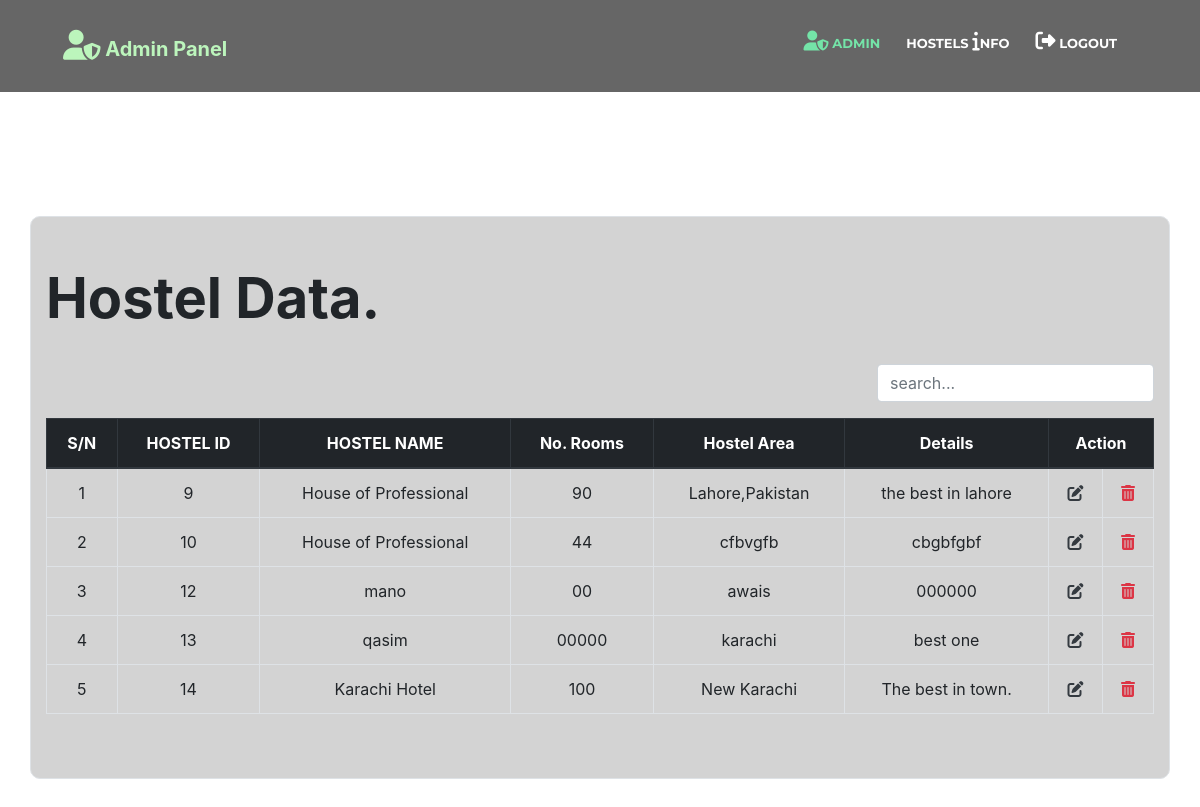
/searchinfo.php, run on the app's committed database.
### tables this page shows
CREATE TABLE `addinfo` (
  `id` int(11) NOT NULL,
  `hostel_name` varchar(50) NOT NULL,
  `no_rooms` varchar(100) NOT NULL,
  `hostel_area` varchar(100) NOT NULL,
  `details` varchar(255) NOT NULL,
  `hostel_id` int(50) NOT NULL
);

### searchinfo.php (the view, shortened to what this page needs)
<?php
include('connection.php');
$q="SELECT * FROM addinfo ";
$result=mysqli_query($conn, $q);
?>
<!DOCTYPE html>
<html lang="en" xmlns="http://www.w3.org/1999/xhtml">
<head>
    <link href="lib/bootstrap/css/bootstrap.min.css" rel="stylesheet">
    <link href="lib/font-awesome/css/font-awesome.min.css" rel="stylesheet">
    <link href="lib/animate/animate.min.css" rel="stylesheet">
    <link href="lib/ionicons/css/ionicons.min.css" rel="stylesheet">
    <link href="lib/owlcarousel/assets/owl.carousel.min.css" rel="stylesheet">
    <link href="lib/lightbox/css/lightbox.min.css" rel="stylesheet">
    <link href="css/style.css" rel="stylesheet">
    <link href="//maxcdn.bootstrapcdn.com/bootstrap/4.0.0/css/bootstrap.min.css" rel="stylesheet" id="bootstrap-css">
</head>
<body>
    <header id="header">
        <div class="container-fluid">
            <div class="float-left ml-5"><h6><i class="fas fa-user-shield" style="font-size:30px;"></i> Admin Panel</h6></div>
            <nav id="nav-menu-container">
                <ul class="nav-menu">
                    <li class="menu-active"><a href="admin.php"><i class="fas fa-user-shield" style="font-size:20px;"></i> Admin</a></li>
                    <li class="nav-item drop-link">
                        <a class="drop-link" href="">Hostels <i class="fas fa-info" style="font-size:20px;"></i>nfo</a>
                    </li>
                    <li><a href=""><i class="fas fa-sign-out-alt" style="font-size:20px;"></i> LogOut</a></li>
                </ul>
            </nav>
        </div>
    </header><br><br><br>
    <br><br><br><br>
    <section class="testimonial py-5" id="testimonial">
        <div class="container">
            <div class="row ">
                <div class="col-md-12 py-5 border dataside">
                                        <h4 class="pb-4 display-4" style="font-weight:bold;">Hostel Data.</h4>
                                        <div class="input-group mb-3 w-25 ml-auto">
                                                <input type="text" placeholder="search..." class="form-control" id="myInput" onkeyup="myFunction()">
                                        </div>
                                        <table id="myTable" class="table table-hover text-center table-bordered p-5">
        		                                    <thead class="thead-dark">
                                                        <tr>
                                                            <th>S/N</th>
        			                                        <th>HOSTEL ID</th>
        			                                        <th>HOSTEL NAME</th>
        			                                        <th>No. Rooms</th>
        			                                        <th>Hostel Area</th>
                                                            <th>Details</th>
                                                            <th colspan="2">Action</th>
        		                                        </tr>
                                                    </thead>
                                                 <tbody>
                                                         <?php
                                                                $sn=0;
                                                             while($row=mysqli_fetch_array($result))
                                                             {       $myid=$row[0];
                                                                     echo "<tr>
                                                                     <td>".++$sn."</td>
                                                                     <td>$row[0]</td>
                                                                     <td>$row[1]</td>
                                                                     <td>$row[2]</td>
                                                                     <td>$row[3]</td>
                                                                     <td>$row[4]</td>
                                                                     <td><a href='updateinfo.php?myid=$myid'><i class='fas fa-edit text-dark fa-1x'></i></a></td>
                                                                     <td><a href='deleteinfp.php?myid=$myid'><i class='fas fa-trash-alt text-danger fa-1x'></i></a></td>
                                                                     </tr>";
                                                             }?>
                                                 </tbody>
                                          </table>
                </div>
            </div>
        </div>
    </section>
</body>
</html>

### css/style.css (style rules this page uses)
body { background: transparent; color: #666666; font-family: "Open Sans", sans-serif; }
a { color: black; transition: 0.5s; }
h1, h2, h3, h4, h5, h6 { font-family: "Montserrat", sans-serif; font-weight: 400; margin: 0 0 20px 0; padding: 0; }
#header { padding: 30px 0; height: 92px; position: fixed; left: 0; top: 0; right: 0; transition: all 0.5s; z-index: 997; }
.nav-menu, .nav-menu * { margin: 0; padding: 0; list-style: none; }
.nav-menu li { position: relative; white-space: nowrap; }
.nav-menu > li { float: left; }
#nav-menu-container { float: right; margin: 0; }
.nav-menu a { padding: 0 8px 10px 8px; text-decoration: none; display: inline-block; color: #fff; font-family: "Montserrat", sans-serif; font-weight: 700; font-size: 13px; text-transform: uppercase; outline: none; }
.nav-menu li:hover > a, .nav-menu > .menu-active > a { color: #18d26e; }
.nav-menu > li { margin-left: 10px; }
body .container { max-width: 1140px; }
.container { padding: 0px; margin: 0px auto; position: relative; }
body * { border-color: #e5e5e5; outline: 0; vertical-align: baseline; background: transparent; }
@media (min-width: 1024px) { #nav-menu-container { padding-right: 60px; } }

### searchinfo.php (style rules this page uses)
Header { background: black; opacity: 0.6; }
h6 { color: lightgreen; font-weight: bold; font-size: 20px; }
.dataside { background-color:lightgrey; border-radius:10px; }

### data on the page
addinfo: id "9", hostel_name "House of Professional", no_rooms "90", hostel_area "Lahore,Pakistan", details "the best in lahore"
addinfo: id "10", hostel_name "House of Professional", no_rooms "44", hostel_area "cfbvgfb", details "cbgbfgbf"
addinfo: id "12", hostel_name "mano", no_rooms "00", hostel_area "awais", details "000000"
addinfo: id "13", hostel_name "qasim", no_rooms "00000", hostel_area "karachi", details "best one"
addinfo: id "14", hostel_name "Karachi Hotel", no_rooms "100", hostel_area "New Karachi", details "The best in town."
